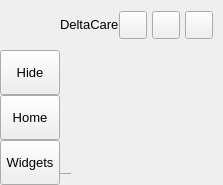
     <widget class="QFrame" name="bgApp">
      <property name="styleSheet">
       <string notr="true"/>
      </property>
      <property name="frameShape">
       <enum>QFrame::NoFrame</enum>
      </property>
      <property name="frameShadow">
       <enum>QFrame::Raised</enum>
      </property>
      <layout class="QHBoxLayout" name="appLayout">
       <property name="spacing">
        <number>0</number>
       </property>
       <property name="leftMargin">
        <number>0</number>
       </property>
       <property name="topMargin">
        <number>0</number>
       </property>
       <property name="rightMargin">
        <number>0</number>
       </property>
       <property name="bottomMargin">
        <number>0</number>
       </property>
       <item>
        <widget class="QFrame" name="leftMenuBg">
         <property name="minimumSize">
          <size>
           <width>60</width>
           <height>0</height>
          </size>
         </property>
         <property name="maximumSize">
          <size>
           <width>60</width>
           <height>16777215</height>
          </size>
         </property>
         <property name="frameShape">
          <enum>QFrame::NoFrame</enum>
         </property>
         <property name="frameShadow">
          <enum>QFrame::Raised</enum>
         </property>
         <layout class="QVBoxLayout" name="verticalLayout_3">
          <property name="spacing">
           <number>0</number>
          </property>
          <property name="leftMargin">
           <number>0</number>
          </property>
          <property name="topMargin">
           <number>0</number>
          </property>
          <property name="rightMargin">
           <number>0</number>
          </property>
          <property name="bottomMargin">
           <number>0</number>
          </property>
          <item>
           <widget class="QFrame" name="topLogoInfo">
            <property name="minimumSize">
             <size>
              <width>0</width>
              <height>50</height>
             </size>
            </property>
            <property name="maximumSize">
             <size>
              <width>16777215</width>
              <height>50</height>
             </size>
            </property>
            <property name="frameShape">
             <enum>QFrame::NoFrame</enum>
            </property>
            <property name="frameShadow">
             <enum>QFrame::Raised</enum>
            </property>
            <widget class="QFrame" name="topLogo">
             <property name="geometry">
              <rect>
               <x>10</x>
               <y>5</y>
               <width>42</width>
               <height>42</height>
              </rect>
             </property>
             <property name="minimumSize">
              <size>
               <width>42</width>
               <height>42</height>
              </size>
             </property>
             <property name="maximumSize">
              <size>
               <width>42</width>
               <height>42</height>
              </size>
             </property>
             <property name="frameShape">
              <enum>QFrame::NoFrame</enum>
             </property>
             <property name="frameShadow">
              <enum>QFrame::Raised</enum>
             </property>
            </widget>
           </widget>
          </item>
          <item>
           <widget class="QFrame" name="leftMenuFrame">
            <property name="frameShape">
             <enum>QFrame::NoFrame</enum>
            </property>
            <property name="frameShadow">
             <enum>QFrame::Raised</enum>
            </property>
            <layout class="QVBoxLayout" name="verticalMenuLayout">
             <property name="spacing">
              <number>0</number>
             </property>
             <property name="leftMargin">
              <number>0</number>
             </property>
             <property name="topMargin">
              <number>0</number>
             </property>
             <property name="rightMargin">
              <number>0</number>
             </property>
             <property name="bottomMargin">
              <number>0</number>
             </property>
             <item>
              <widget class="QFrame" name="toggleBox">
               <property name="maximumSize">
                <size>
                 <width>16777215</width>
                 <height>45</height>
                </size>
               </property>
               <property name="frameShape">
                <enum>QFrame::NoFrame</enum>
               </property>
               <property name="frameShadow">
                <enum>QFrame::Raised</enum>
               </property>
               <layout class="QVBoxLayout" name="verticalLayout_4">
                <property name="spacing">
                 <number>0</number>
                </property>
                <property name="leftMargin">
                 <number>0</number>
                </property>
                <property name="topMargin">
                 <number>0</number>
                </property>
                <property name="rightMargin">
                 <number>0</number>
                </property>
                <property name="bottomMargin">
                 <number>0</number>
                </property>
                <item>
                 <widget class="QPushButton" name="toggleButton">
                  <property name="sizePolicy">
                   <sizepolicy hsizetype="Expanding" vsizetype="Fixed">
                    <horstretch>0</horstretch>
                    <verstretch>0</verstretch>
                   </sizepolicy>
                  </property>
                  <property name="minimumSize">
                   <size>
                    <width>0</width>
                    <height>45</height>
                   </size>
                  </property>
                  <property name="font">
                   <font>
                    <family>Segoe UI</family>
                    <pointsize>10</pointsize>
                    <weight>50</weight>
                    <italic>false</italic>
                    <bold>false</bold>
                   </font>
                  </property>
                  <property name="cursor">
                   <cursorShape>PointingHandCursor</cursorShape>
                  </property>
                  <property name="layoutDirection">
                   <enum>Qt::LeftToRight</enum>
                  </property>
                  <property name="styleSheet">
                   <string notr="true">background-image: url(:/icons/images/icons/icon_menu.png);</string>
                  </property>
                  <property name="text">
                   <string>Hide</string>
                  </property>
                 </widget>
                </item>
               </layout>
              </widget>
             </item>
             <item alignment="Qt::AlignTop">
              <widget class="QFrame" name="topMenu">
               <property name="frameShape">
                <enum>QFrame::NoFrame</enum>
               </property>
               <property name="frameShadow">
                <enum>QFrame::Raised</enum>
               </property>
               <layout class="QVBoxLayout" name="verticalLayout_8">
                <property name="spacing">
                 <number>0</number>
                </property>
                <property name="leftMargin">
                 <number>0</number>
                </property>
                <property name="topMargin">
                 <number>0</number>
                </property>
                <property name="rightMargin">
                 <number>0</number>
                </property>
                <property name="bottomMargin">
                 <number>0</number>
                </property>
                <item>
                 <widget class="QPushButton" name="btn_home">
                  <property name="sizePolicy">
                   <sizepolicy hsizetype="Expanding" vsizetype="Fixed">
                    <horstretch>0</horstretch>
                    <verstretch>0</verstretch>
                   </sizepolicy>
                  </property>
                  <property name="minimumSize">
                   <size>
                    <width>0</width>
                    <height>45</height>
                   </size>
                  </property>
                  <property name="font">
                   <font>
                    <family>Segoe UI</family>
                    <pointsize>10</pointsize>
                    <weight>50</weight>
                    <italic>false</italic>
                    <bold>false</bold>
                   </font>
                  </property>
                  <property name="cursor">
                   <cursorShape>PointingHandCursor</cursorShape>
                  </property>
                  <property name="layoutDirection">
                   <enum>Qt::LeftToRight</enum>
                  </property>
                  <property name="styleSheet">
                   <string notr="true">background-image: url(:/icons/images/icons/cil-gamepad.png);</string>
                  </property>
                  <property name="text">
                   <string>Home</string>
                  </property>
                 </widget>
                </item>
                <item>
                 <widget class="QPushButton" name="btn_widgets">
                  <property name="sizePolicy">
                   <sizepolicy hsizetype="Expanding" vsizetype="Fixed">
                    <horstretch>0</horstretch>
                    <verstretch>0</verstretch>
                   </sizepolicy>
                  </property>
                  <property name="minimumSize">
                   <size>
                    <width>0</width>
                    <height>45</height>
                   </size>
                  </property>
                  <property name="font">
                   <font>
                    <family>Segoe UI</family>
                    <pointsize>10</pointsize>
                    <weight>50</weight>
                    <italic>false</italic>
                    <bold>false</bold>
                   </font>
                  </property>
                  <property name="cursor">
                   <cursorShape>PointingHandCursor</cursorShape>
                  </property>
                  <property name="layoutDirection">
                   <enum>Qt::LeftToRight</enum>
                  </property>
                  <property name="styleSheet">
                   <string notr="true">background-image: url(:/icons/images/icons/cil-file.png);</string>
                  </property>
                  <property name="text">
                   <string>Widgets</string>
                  </property>
                 </widget>
                </item>
               </layout>
              </widget>
             </item>
            </layout>
           </widget>
          </item>
         </layout>
        </widget>
       </item>
       <item>
        <widget class="QFrame" name="contentBox">
         <property name="frameShape">
          <enum>QFrame::NoFrame</enum>
         </property>
         <property name="frameShadow">
          <enum>QFrame::Raised</enum>
         </property>
         <layout class="QVBoxLayout" name="verticalLayout_2">
          <property name="spacing">
           <number>0</number>
          </property>
          <property name="leftMargin">
           <number>0</number>
          </property>
          <property name="topMargin">
           <number>0</number>
          </property>
          <property name="rightMargin">
           <number>0</number>
          </property>
          <property name="bottomMargin">
           <number>0</number>
          </property>
          <item>
           <widget class="QFrame" name="contentTopBg">
            <property name="minimumSize">
             <size>
              <width>0</width>
              <height>50</height>
             </size>
            </property>
            <property name="maximumSize">
             <size>
              <width>16777215</width>
              <height>50</height>
             </size>
            </property>
            <property name="frameShape">
             <enum>QFrame::NoFrame</enum>
            </property>
            <property name="frameShadow">
             <enum>QFrame::Raised</enum>
            </property>
            <layout class="QHBoxLayout" name="horizontalLayout">
             <property name="spacing">
              <number>0</number>
             </property>
             <property name="leftMargin">
              <number>0</number>
             </property>
             <property name="topMargin">
              <number>0</number>
             </property>
             <property name="rightMargin">
              <number>10</number>
             </property>
             <property name="bottomMargin">
              <number>0</number>
             </property>
             <item>
              <widget class="QFrame" name="leftBox">
               <property name="sizePolicy">
                <sizepolicy hsizetype="Expanding" vsizetype="Preferred">
                 <horstretch>0</horstretch>
                 <verstretch>0</verstretch>
                </sizepolicy>
               </property>
               <property name="frameShape">
                <enum>QFrame::NoFrame</enum>
               </property>
               <property name="frameShadow">
                <enum>QFrame::Raised</enum>
               </property>
               <layout class="QHBoxLayout" name="horizontalLayout_3">
                <property name="spacing">
                 <number>0</number>
                </property>
                <property name="leftMargin">
                 <number>0</number>
                </property>
                <property name="topMargin">
                 <number>0</number>
                </property>
                <property name="rightMargin">
                 <number>0</number>
                </property>
                <property name="bottomMargin">
                 <number>0</number>
                </property>
                <item>
                 <widget class="QLabel" name="titleRightInfo">
                  <property name="sizePolicy">
                   <sizepolicy hsizetype="Preferred" vsizetype="Expanding">
                    <horstretch>0</horstretch>
                    <verstretch>0</verstretch>
                   </sizepolicy>
                  </property>
                  <property name="maximumSize">
                   <size>
                    <width>16777215</width>
                    <height>45</height>
                   </size>
                  </property>
                  <property name="font">
                   <font>
                    <family>Segoe UI</family>
                    <pointsize>10</pointsize>
                    <weight>50</weight>
                    <italic>false</italic>
                    <bold>false</bold>
                   </font>
                  </property>
                  <property name="text">
                   <string>DeltaCare</string>
                  </property>
                  <property name="alignment">
                   <set>Qt::AlignLeading|Qt::AlignLeft|Qt::AlignVCenter</set>
                  </property>
                 </widget>
                </item>
               </layout>
              </widget>
             </item>
             <item>
              <widget class="QFrame" name="rightButtons">
               <property name="minimumSize">
                <size>
                 <width>0</width>
                 <height>28</height>
                </size>
               </property>
               <property name="frameShape">
                <enum>QFrame::NoFrame</enum>
               </property>
               <property name="frameShadow">
                <enum>QFrame::Raised</enum>
               </property>
               <layout class="QHBoxLayout" name="horizontalLayout_2">
                <property name="spacing">
                 <number>5</number>
                </property>
                <property name="leftMargin">
                 <number>0</number>
                </property>
                <property name="topMargin">
                 <number>0</number>
                </property>
                <property name="rightMargin">
                 <number>0</number>
                </property>
                <property name="bottomMargin">
                 <number>0</number>
                </property>
                <item>
                 <widget class="QPushButton" name="minimizeAppBtn">
                  <property name="minimumSize">
                   <size>
                    <width>28</width>
                    <height>28</height>
                   </size>
                  </property>
                  <property name="maximumSize">
                   <size>
                    <width>28</width>
                    <height>28</height>
                   </size>
                  </property>
                  <property name="cursor">
                   <cursorShape>PointingHandCursor</cursorShape>
                  </property>
                  <property name="toolTip">
                   <string>Minimize</string>
                  </property>
                  <property name="text">
                   <string/>
                  </property>
                  <property name="icon">
                   <iconset resource="resources.qrc">
                    <normaloff>:/icons/images/icons/icon_minimize.png</normaloff>:/icons/images/icons/icon_minimize.png</iconset>
                  </property>
                  <property name="iconSize">
                   <size>
                    <width>20</width>
                    <height>20</height>
                   </size>
                  </property>
                 </widget>
                </item>
                <item>
                 <widget class="QPushButton" name="maximizeRestoreAppBtn">
                  <property name="minimumSize">
                   <size>
                    <width>28</width>
                    <height>28</height>
                   </size>
                  </property>
                  <property name="maximumSize">
                   <size>
                    <width>28</width>
                    <height>28</height>
                   </size>
                  </property>
                  <property name="font">
                   <font>
                    <family>Segoe UI</family>
                    <pointsize>10</pointsize>
                    <weight>50</weight>
                    <italic>false</italic>
                    <bold>false</bold>
                    <stylestrategy>PreferDefault</stylestrategy>
                   </font>
                  </property>
                  <property name="cursor">
                   <cursorShape>PointingHandCursor</cursorShape>
                  </property>
                  <property name="toolTip">
                   <string>Maximize</string>
                  </property>
                  <property name="text">
                   <string/>
                  </property>
                  <property name="icon">
                   <iconset resource="resources.qrc">
                    <normaloff>:/icons/images/icons/icon_maximize.png</normaloff>:/icons/images/icons/icon_maximize.png</iconset>
                  </property>
                  <property name="iconSize">
                   <size>
                    <width>20</width>
                    <height>20</height>
                   </size>
                  </property>
                 </widget>
                </item>
                <item>
                 <widget class="QPushButton" name="closeAppBtn">
                  <property name="minimumSize">
                   <size>
                    <width>28</width>
                    <height>28</height>
                   </size>
                  </property>
                  <property name="maximumSize">
                   <size>
                    <width>28</width>
                    <height>28</height>
                   </size>
                  </property>
                  <property name="cursor">
                   <cursorShape>PointingHandCursor</cursorShape>
                  </property>
                  <property name="toolTip">
                   <string>Close</string>
                  </property>
                  <property name="text">
                   <string/>
                  </property>
                  <property name="icon">
                   <iconset resource="resources.qrc">
                    <normaloff>:/icons/images/icons/icon_close.png</normaloff>:/icons/images/icons/icon_close.png</iconset>
                  </property>
                  <property name="iconSize">
                   <size>
                    <width>20</width>
                    <height>20</height>
                   </size>
                  </property>
                 </widget>
                </item>
               </layout>
              </widget>
             </item>
            </layout>
           </widget>
          </item>
          <item>
           <widget class="QFrame" name="contentBottom">
            <property name="frameShape">
             <enum>QFrame::NoFrame</enum>
            </property>
            <property name="frameShadow">
             <enum>QFrame::Raised</enum>
            </property>
            <layout class="QVBoxLayout" name="verticalLayout_6">
             <property name="spacing">
              <number>0</number>
             </property>
             <property name="leftMargin">
              <number>0</number>
             </property>
             <property name="topMargin">
              <number>0</number>
             </property>
             <property name="rightMargin">
              <number>0</number>
             </property>
             <property name="bottomMargin">
              <number>0</number>
             </property>
             <item>
              <widget class="QFrame" name="content">
               <property name="frameShape">
                <enum>QFrame::NoFrame</enum>
               </property>
               <property name="frameShadow">
                <enum>QFrame::Raised</enum>
               </property>
               <layout class="QHBoxLayout" name="horizontalLayout_4">
                <property name="spacing">
                 <number>0</number>
                </property>
                <property name="leftMargin">
                 <number>0</number>
                </property>
                <property name="topMargin">
                 <number>0</number>
                </property>
                <property name="rightMargin">
                 <number>0</number>
                </property>
                <property name="bottomMargin">
                 <number>0</number>
                </property>
                <item>
                 <widget class="QFrame" name="pagesContainer">
                  <property name="styleSheet">
                   <string notr="true"/>
                  </property>
                  <property name="frameShape">
                   <enum>QFrame::NoFrame</enum>
                  </property>
                  <property name="frameShadow">
                   <enum>QFrame::Raised</enum>
                  </property>
                  <layout class="QVBoxLayout" name="verticalLayout_15">
                   <property name="spacing">
                    <number>0</number>
                   </property>
                   <property name="leftMargin">
                    <number>10</number>
                   </property>
                   <property name="topMargin">
                    <number>10</number>
                   </property>
                   <property name="rightMargin">
                    <number>10</number>
                   </property>
                   <property name="bottomMargin">
                    <number>10</number>
                   </property>
                   <item>
                    <widget class="QStackedWidget" name="stackedWidget">
                     <property name="styleSheet">
                      <string notr="true">background: transparent;</string>
                     </property>
                     <property name="currentIndex">
                      <number>2</number>
                     </property>
                     <widget class="QWidget" name="home">
                      <property name="styleSheet">
                       <string notr="true">background-image: url(:/images/images/images/PyDracula_vertical.png);
background-position: center;
background-repeat: no-repeat;</string>
                      </property>
                     </widget>
                     <widget class="QWidget" name="widgets">
                      <property name="styleSheet">
                       <string notr="true">b</string>
                      </property>
                      <layout class="QVBoxLayout" name="verticalLayout">
                       <property name="spacing">
                        <number>10</number>
                       </property>
                       <property name="leftMargin">
                        <number>10</number>
                       </property>
                       <property name="topMargin">
                        <number>10</number>
                       </property>
                       <property name="rightMargin">
                        <number>10</number>
                       </property>
                       <property name="bottomMargin">
                        <number>10</number>
                       </property>
                      </layout>
                     </widget>
                     <widget class="QWidget" name="new_page">
                      <layout class="QVBoxLayout" name="verticalLayout_20"/>
                     </widget>
                    </widget>
                   </item>
                  </layout>
                 </widget>
                </item>
               </layout>
              </widget>
             </item>
             <item>
              <widget class="QFrame" name="bottomBar">
               <property name="minimumSize">
                <size>
                 <width>0</width>
                 <height>22</height>
                </size>
               </property>
               <property name="maximumSize">
                <size>
                 <width>16777215</width>
                 <height>22</height>
                </size>
               </property>
               <property name="frameShape">
                <enum>QFrame::NoFrame</enum>
               </property>
               <property name="frameShadow">
                <enum>QFrame::Raised</enum>
               </property>
               <layout class="QHBoxLayout" name="horizontalLayout_5">
                <property name="spacing">
                 <number>0</number>
                </property>
                <property name="leftMargin">
                 <number>0</number>
                </property>
                <property name="topMargin">
                 <number>0</number>
                </property>
                <property name="rightMargin">
                 <number>0</number>
                </property>
                <property name="bottomMargin">
                 <number>0</number>
                </property>
                <item>
                 <widget class="QLabel" name="creditsLabel">
                  <property name="maximumSize">
                   <size>
                    <width>16777215</width>
                    <height>16</height>
                   </size>
                  </property>
                  <property name="font">
                   <font>
                    <family>Segoe UI</family>
                    <pointsize>-1</pointsize>
                    <weight>50</weight>
                    <italic>false</italic>
                    <bold>false</bold>
                   </font>
                  </property>
                  <property name="text">
                   <string>By: Gad Gad &amp; Eyad Gad</string>
                  </property>
                  <property name="alignment">
                   <set>Qt::AlignLeading|Qt::AlignLeft|Qt::AlignVCenter</set>
                  </property>
                 </widget>
                </item>
                <item>
                 <widget class="QFrame" name="frame_size_grip">
                  <property name="minimumSize">
                   <size>
                    <width>20</width>
                    <height>0</height>
                   </size>
                  </property>
                  <property name="maximumSize">
                   <size>
                    <width>20</width>
                    <height>16777215</height>
                   </size>
                  </property>
                  <property name="frameShape">
                   <enum>QFrame::NoFrame</enum>
                  </property>
                  <property name="frameShadow">
                   <enum>QFrame::Raised</enum>
                  </property>
                 </widget>
                </item>
               </layout>
              </widget>
             </item>
            </layout>
           </widget>
          </item>
         </layout>
        </widget>
       </item>
      </layout>
     </widget>
